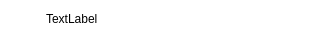
<?xml version="1.0" encoding="UTF-8"?>
<ui version="4.0">
 <class>CellWithCheckbox</class>
 <widget class="QWidget" name="CellWithCheckbox">
  <property name="geometry">
   <rect>
    <x>0</x>
    <y>0</y>
    <width>319</width>
    <height>38</height>
   </rect>
  </property>
  <property name="windowTitle">
   <string>Form</string>
  </property>
  <property name="styleSheet">
   <string notr="true">background-color: rgb(255, 255, 255);</string>
  </property>
  <layout class="QGridLayout" name="gridLayout">
   <property name="leftMargin">
    <number>8</number>
   </property>
   <property name="topMargin">
    <number>2</number>
   </property>
   <property name="rightMargin">
    <number>8</number>
   </property>
   <property name="bottomMargin">
    <number>2</number>
   </property>
   <item row="0" column="0">
    <layout class="QHBoxLayout" name="horizontalLayout">
     <item>
      <widget class="QGraphicsView" name="graphicsView">
       <property name="minimumSize">
        <size>
         <width>32</width>
         <height>32</height>
        </size>
       </property>
       <property name="maximumSize">
        <size>
         <width>32</width>
         <height>32</height>
        </size>
       </property>
       <property name="styleSheet">
        <string notr="true">background-color: rgba(255, 255, 255, 0);</string>
       </property>
      </widget>
     </item>
     <item>
      <widget class="QLabel" name="textLabel">
       <property name="styleSheet">
        <string notr="true">background-color: rgba(255, 255, 255, 0);</string>
       </property>
       <property name="text">
        <string>TextLabel</string>
       </property>
      </widget>
     </item>
    </layout>
   </item>
   <item row="0" column="1">
    <layout class="QHBoxLayout" name="horizontalLayout_2">
     <item>
      <spacer name="horizontalSpacer">
       <property name="orientation">
        <enum>Qt::Horizontal</enum>
       </property>
       <property name="sizeHint" stdset="0">
        <size>
         <width>40</width>
         <height>20</height>
        </size>
       </property>
      </spacer>
     </item>
     <item>
      <widget class="QCheckBox" name="checkBox">
       <property name="styleSheet">
        <string notr="true">background-color: rgba(255, 255, 255, 0);</string>
       </property>
       <property name="text">
        <string/>
       </property>
      </widget>
     </item>
    </layout>
   </item>
  </layout>
 </widget>
 <resources/>
 <connections/>
</ui>
